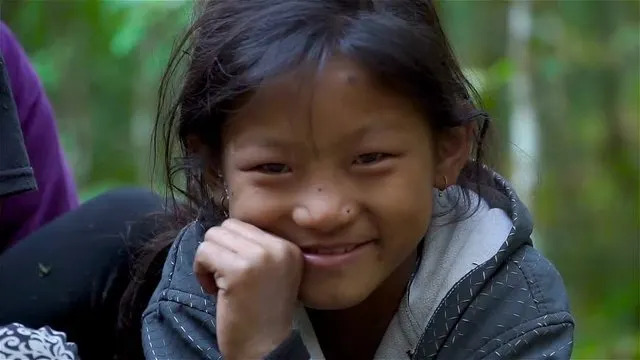
#> input picture IPimg2.jpg, 640 x 360 px
$ jupyter execute --allow-errors contrastenhancement.ipynb
#> lines starting #> are read from the running program, lines starting #| are printed output that depends on the picture; long printed decimals are rounded
# Contrast Enhancement using Histogram Equalization

Image enhancement is a fundamental process in digital image processing that aims to improve the visual appearance of an image or to enhance certain features so that the image is more suitable for analysis by humans or machines. Enhancement techniques focus mainly on improving contrast, brightness, and visibility of details without altering the actual content of the image.

Histogram equalization is an intensity-based contrast enhancement technique that improves the contrast of an image by redistributing pixel intensity values so that they span the available dynamic range more uniformly. It is primarily designed for single-channel images, where pixel values represent only intensity information.

[cell 1]
#importing necessary libraries
import cv2
import matplotlib.pyplot as plt
import numpy as np

### Importing RGB image using OpenCV

[cell 2]
image = cv2.imread('IPimg2.jpg')
#> image is the input picture: shape (360, 640, 3); mean B, G, R 62.5, 70.7, 67.5
image = cv2.resize(image, (224, 224))
#> image: shape (224, 224, 3)
image = cv2.cvtColor(image, cv2.COLOR_BGR2RGB)

plt.imshow(image)

[cell 3]
lab = cv2.cvtColor(image,cv2.COLOR_RGB2LAB)
#> lab: shape (224, 224, 3); mean of channels 0, 1, 2 74.8, 126.2, 132.6
l,a,b = cv2.split(lab)
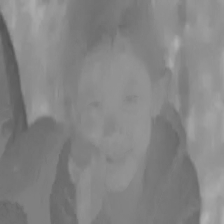
#> b: shape (224, 224); min 81, max 178, mean 132.6

flatten = l.flatten()

plt.hist(flatten,25,[0,256],color = "b")
plt.show()
#> figure, not shown here; tallest bar 6804 high, from x = 81.92 to 92.16

[cell 4]
# Global Histogram Equalization
l_eq = cv2.equalizeHist(l)
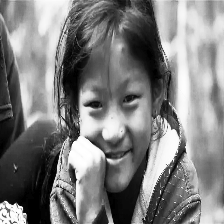
#> l_eq: shape (224, 224); min 0, max 255, mean 126.8
lab_eq = cv2.merge((l_eq, a, b))
#> lab_eq: shape (224, 224, 3); mean of channels 0, 1, 2 126.8, 126.2, 132.6
img_eq = cv2.cvtColor(lab_eq, cv2.COLOR_LAB2RGB)
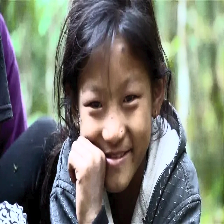
#> img_eq: shape (224, 224, 3); mean R, G, B 119.3, 122.8, 112.9

plt.hist(l_eq.flatten(),25,[0,256],color = "b")
plt.show()
#> figure, not shown here; tallest bar 2374 high, from x = 8.88e-16 to 10.24

[cell 5]
#AHE (Adaptive Histogram Equalization)
ahe = cv2.createCLAHE(clipLimit=40.0, tileGridSize=(8, 8))
l_ahe = ahe.apply(l)
lab_ahe = cv2.merge((l_ahe, a, b))
#> lab_ahe: shape (224, 224, 3); mean of channels 0, 1, 2 129, 126.2, 132.6
img_ahe = cv2.cvtColor(lab_ahe, cv2.COLOR_LAB2RGB)
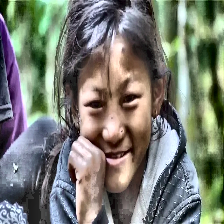
#> img_ahe: shape (224, 224, 3); mean R, G, B 121.1, 124, 115.3

plt.hist(l_ahe.flatten(),25,[0,256],color = "b")
plt.show()
#> figure, not shown here; tallest bar 2746 high, from x = 81.92 to 92.16

[cell 6]
# CLAHE (Contrast Limited Adaptive Histogram Equalization)
clahe = cv2.createCLAHE(clipLimit=2.0, tileGridSize=(8, 8))
l_clahe = clahe.apply(l)
lab_clahe = cv2.merge((l_clahe, a, b))
#> lab_clahe: shape (224, 224, 3); mean of channels 0, 1, 2 103.4, 126.2, 132.6
img_clahe = cv2.cvtColor(lab_clahe, cv2.COLOR_LAB2RGB)

plt.hist(l_clahe.flatten(),25,[0,256],color = "b")
plt.show()
#> figure, not shown here; tallest bar 3756 high, from x = 81.92 to 92.16

[cell 7]
titles = ['Original', 'Global HE (LAB)', 'Adaptive HE (LAB)','CLAHE (LAB)']
images = [image, img_eq,img_ahe, img_clahe]

plt.figure(figsize=(15,5))
for i in range(len(images)):
    plt.subplot(1, len(images), i+1)
    plt.imshow(images[i])
    plt.title(titles[i])
    plt.axis('off')
#> this loop made 4 passes

plt.show()

[cell 8]
med_blur = cv2.medianBlur(img_clahe,3)
plt.imshow(med_blur)

[cell 9]
mean_blur = cv2.blur(img_clahe,(3,3))
plt.imshow(mean_blur)

[cell 10]
compare = np.concatenate((mean_blur, med_blur), axis=1)
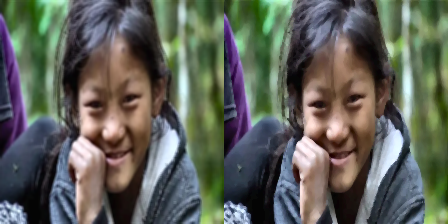
#> compare: shape (224, 448, 3); mean R, G, B 95.3, 98.2, 89.5
plt.imshow(compare)

[cell 11]
back_ground = cv2.medianBlur(img_clahe,ksize = 37)
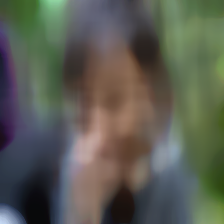
#> back_ground: shape (224, 224, 3); mean R, G, B 91.1, 93.1, 82.8
mask = cv2.addWeighted(med_blur,1,back_ground,-1,255)
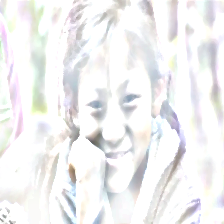
#> mask: shape (224, 224, 3); mean R, G, B 241.9, 241.6, 242.1
plt.imshow(mask)

[cell 12]
final_mask = cv2.bitwise_and(mask,med_blur)
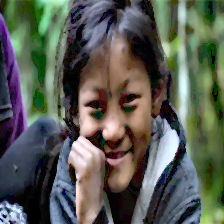
#> final_mask: shape (224, 224, 3); mean R, G, B 89.5, 93, 84.2
plt.title("after mask")
plt.imshow(final_mask)

[cell 13]
import math
from math import log10, sqrt
def PSNR(original, filter):
    mse = np.mean((original - filter) ** 2)
#> mse = 20.34
    if(mse == 0):  # MSE is zero means no noise is present in the signal .
                  # Therefore PSNR have no importance.
        return 100
    max_pixel = 255.0
    psnr = 20 * log10(max_pixel / sqrt(mse))
#> psnr = 35.05
    return psnr

[cell 14]
value = PSNR(img_clahe, med_blur)
#> value = 35.05
print("psnr value:",value)
#| psnr value: 35.048

[cell 15]
value = PSNR(img_clahe,mean_blur)
#> value = 33.04
print("psnr value:",value)
#| psnr value: 33.037

### For grayscale image

#> (a cell that did not finish here is left out)

[cell 17]
plt.subplot(2, 2, 4)
#> (the rest of this cell did not finish here and is left out)

#> (a cell that did not finish here is left out)

#> (a cell that did not finish here is left out)

[cell 20]
plt.subplot(2, 2, 4)
#> (the rest of this cell did not finish here and is left out)

[cell 21]
ahe1 = cv2.createCLAHE(clipLimit=40.0, tileGridSize=(8, 8))
#> (the rest of this cell did not finish here and is left out)

[cell 22]
clahe1 = cv2.createCLAHE(clipLimit=3.0, tileGridSize=(8, 8))
#> (the rest of this cell did not finish here and is left out)

[cell 23]
titles = ['Original', 'Global HE', 'AHE (simulated)', 'CLAHE']
#> (the rest of this cell did not finish here and is left out)

[cell 24]
flatten1 = l.flatten()

[cell 25]
plt.hist(flatten1,25,[0,256],color = "black")
plt.show()
#> figure, not shown here; tallest bar 6804 high, from x = 81.92 to 92.16

[cell 26]
clahe1 = cv2.createCLAHE(clipLimit = 3.0,tileGridSize = ((8,8)))
cl1 = clahe1.apply(l)
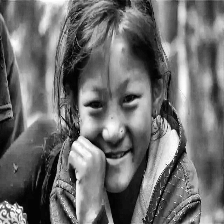
#> cl1: shape (224, 224); min 1, max 255, mean 110.2
plt.hist(cl1.flatten(),25,[0,256],color = "black")
plt.show()
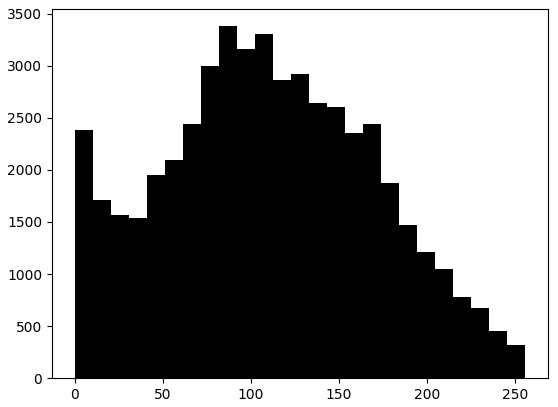
#> figure drawn by matplotlib, 1 panel; tallest bar 3379 high, from x = 81.92 to 92.16

$ run again, with IPimg3.jpg copied over IPimg2.jpg
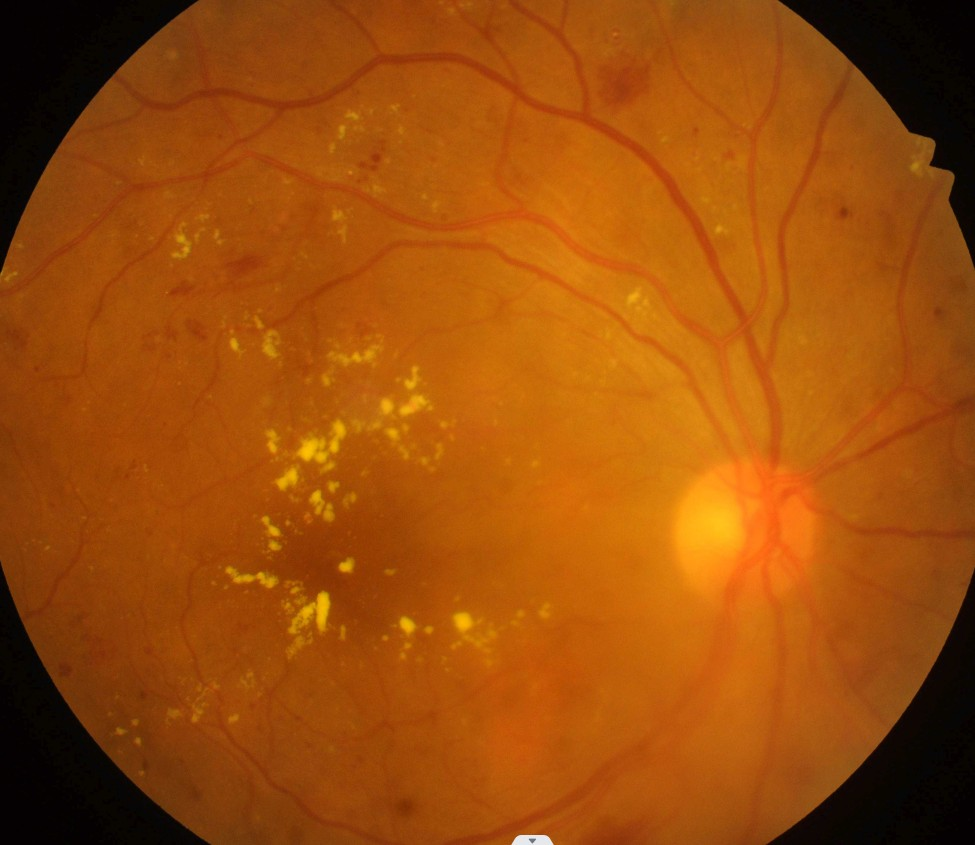
#> input picture IPimg3.jpg, 975 x 845 px
#> image is the input picture: shape (845, 975, 3); mean B, G, R 9.5, 76.8, 156
#> lab: shape (224, 224, 3); mean of channels 0, 1, 2 105.9, 156.7, 175.3
#> lab_eq: shape (224, 224, 3); mean of channels 0, 1, 2 129.1, 156.7, 175.3
#> lab_ahe: shape (224, 224, 3); mean of channels 0, 1, 2 130.4, 156.7, 175.3
#> lab_clahe: shape (224, 224, 3); mean of channels 0, 1, 2 113.5, 156.7, 175.3
#> the loop `for i in range(len(images)):` made 4 passes
#> `final_mask = cv2.bitwise_and(mask,med_blur)`:
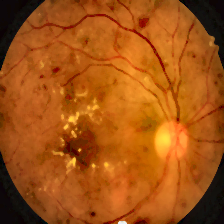
#> final_mask: shape (224, 224, 3); mean R, G, B 162.7, 82.4, 18.7
#> mse = 19.48
#> psnr = 35.23
#| psnr value: 35.234
#> `value = PSNR(img_clahe,mean_blur)`: value = 34.21
#| psnr value: 34.209
#> `plt.show()`:
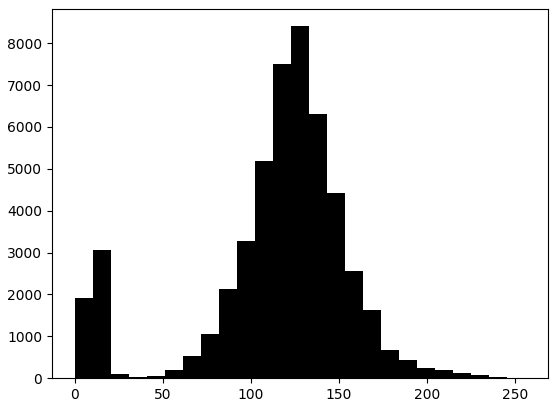
#> figure drawn by matplotlib, 1 panel; tallest bar 8405 high, from x = 122.9 to 133.1

$ run again, with chest_X_ray.jpeg copied over IPimg2.jpg
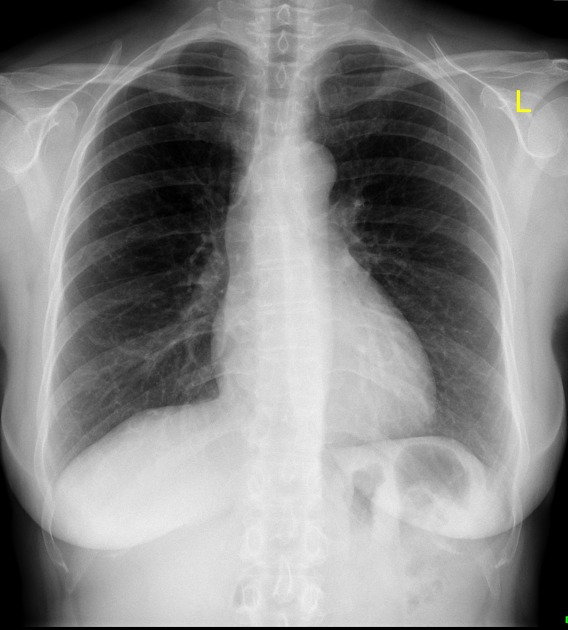
#> input picture chest_X_ray.jpeg, 568 x 630 px
#> image is the input picture: shape (630, 568, 3); mean B, G, R 134.3, 134.3, 134.3
#> lab: shape (224, 224, 3); mean of channels 0, 1, 2 139.3, 128, 128
#> lab_eq: shape (224, 224, 3); mean of channels 0, 1, 2 124.2, 128, 128
#> lab_ahe: shape (224, 224, 3); mean of channels 0, 1, 2 128.2, 128, 128
#> lab_clahe: shape (224, 224, 3); mean of channels 0, 1, 2 143.3, 128, 128
#> the loop `for i in range(len(images)):` made 4 passes
#> mse = 19.9
#> psnr = 35.14
#| psnr value: 35.141
#> `value = PSNR(img_clahe,mean_blur)`: value = 33.52
#| psnr value: 33.523
#> `plt.show()`:
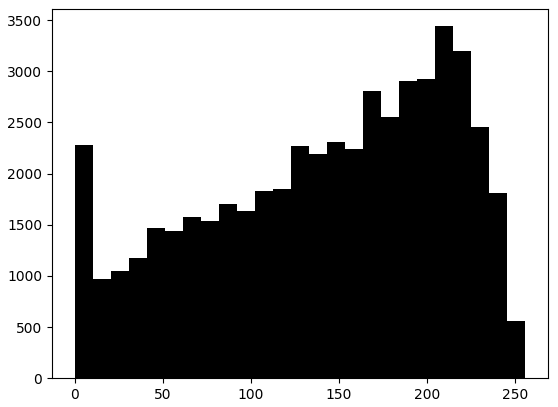
#> figure drawn by matplotlib, 1 panel; tallest bar 3441 high, from x = 204.8 to 215
